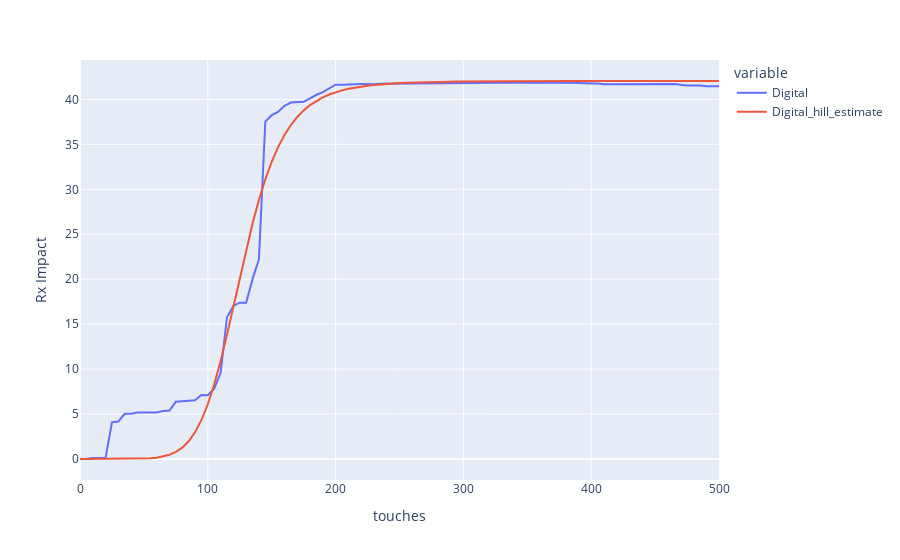

Source (notebook cell):
### Code cell
response_curves.plot(channel3_o['resp_df'], 'touches', ['Digital', 'Digital_hill_estimate'])
